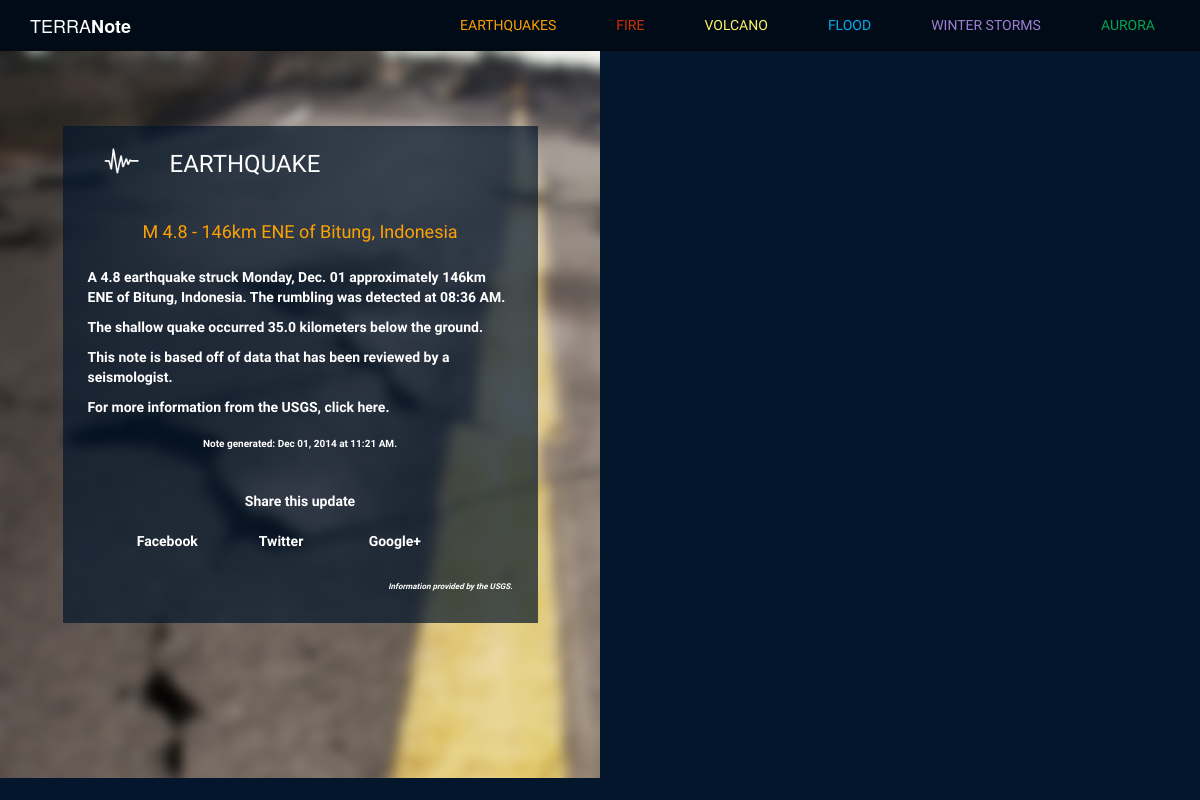
The app's page /note_example, older data.
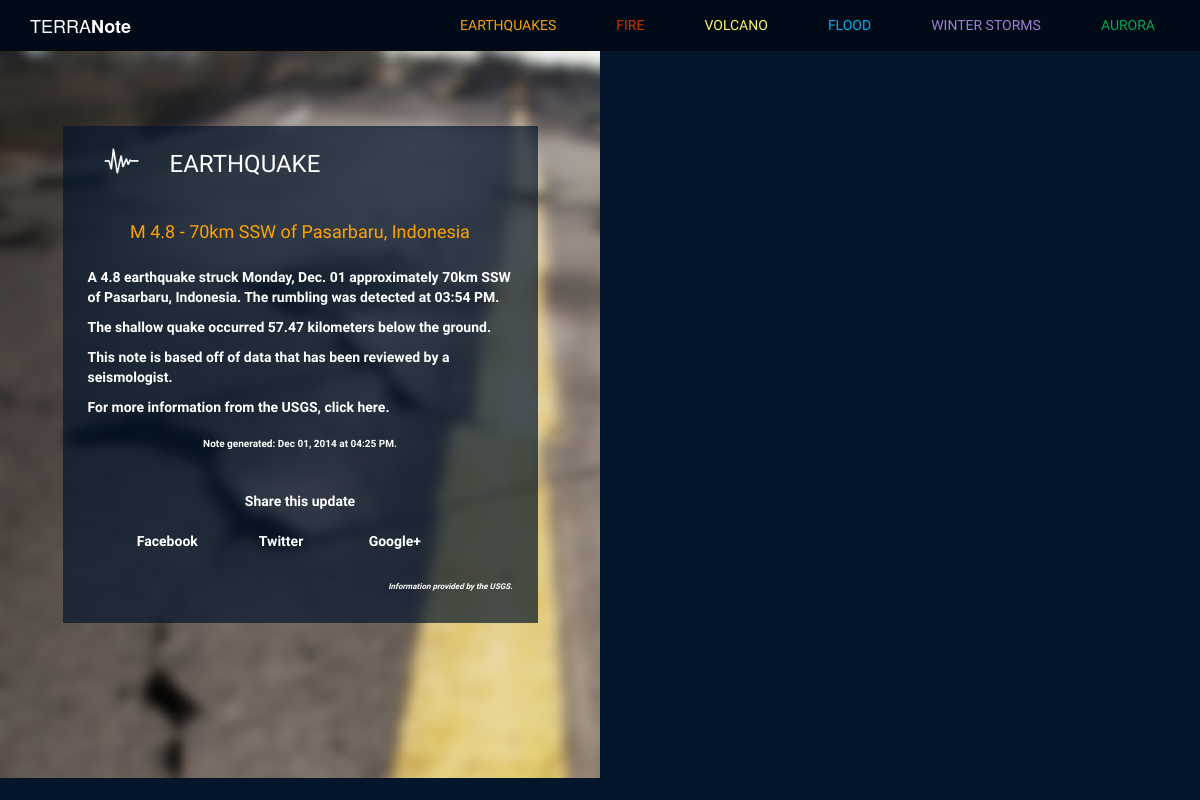
The same page, newer data.
### model.py (models this page shows)
class Quake(Base):
    __tablename__ = "quakes"
    quake_id = Column(String(50), primary_key = True)
    quake_title = Column(String, nullable = False)
    quake_type = Column(String(25), nullable = False)
    magnitude = Column(Float, nullable = False)
    place = Column(String, nullable = False)
    latitude = Column(Float, nullable = False)
    longitude = Column(Float, nullable = False)
    depth = Column(Float, nullable = False)
    quake_datetime = Column(DateTime, nullable = False)
    url = Column(String, nullable = False)
    seismictype = Column(String, nullable = False)
    status = Column(String, nullable = False)
    felt = Column(Integer, nullable = True)
    tsunami = Column(Integer, nullable = True)
    recordtime = Column(DateTime, nullable = False)

### note.py (the view)
@app.route("/note_example")
def note():
	quake = db_session.query(Quake).order_by(Quake.quake_datetime.desc()).first()
	return render_template("quake.html", quake=quake)

### templates/quake.html (shortened to what this page needs)
{% extends 'base.html' %}
{% block body %}
<div class="notepage">
	<div class="col-sm-6" id="quake-background">
		<div class="col-sm-1"></div>
			<div class="col-sm-10"  id="note-background">
				<div class="note">
					{% if quake.seismictype == 'earthquake' %}
						<div class="row">
							<div class="header">
								<img class="icon" src="/static/images/quake-icon.png"/>
								<h3 class="type">EARTHQUAKE</h3>
							</div>
						</div>
						<div class="headline quake-orange">
							<h4>{{ quake.quake_title }}</h4>
						</div>
						<div class="summary">
							<p>A {{ quake.magnitude }} earthquake struck {{ quake.quake_datetime.strftime('%A') }}, {{ quake.quake_datetime.strftime('%b. %d') }} approximately {{ quake.place }}. The rumbling was detected at {{ quake.quake_datetime.strftime('%I:%M %p') }}.
								{% if quake.depth <= 70 %}
									<p>The shallow quake occurred {{ quake.depth }} kilometers below the ground.</p>
									{% elif quake.depth > 300 %}
									<p>The deep quake occurred {{ quake.depth }} kilometers below the earth's surface.</p>
									{% else %}
									<p>The quake happened {{ quake.depth }} kilometers below the ground.</p>
								{% endif %}
							<div class="review_status">
								{% if quake.status == 'automatic' %}
								<p>This note is based off of computer-generated data and has not yet been reviewed by a seismologist.</p>
								{% else %}
								<p>This note is based off of data that has been reviewed by a seismologist.</p>
								{% endif %}
								<p>For more information from the USGS, click <a href="{{ quake.url }}">here.</a></p>
							</div>
						</div>
						{% endif %}
					<div class="post-time">
						Note generated: {{ quake.recordtime.strftime('%b %d, %Y at %I:%M %p') }}.
					</div>
					<div class="share">
						<div class="row" id="share">
						Share this update
						</div>
						<div class="row">
							<div class="col-sm-1"></div>
                            <div class="col-sm-3"><a href="">Facebook</a></div>
                            <div class="col-sm-3"><a href="">Twitter</a></div>
                            <div class="col-sm-3"><a href="">Google+</a></div>
                            <div class="col-sm-2"></div>
						</div>
					</div>
					<div class="attribution">
						<em>Information provided by the USGS.</em>
					</div>
				</div>
			</div>
		<div class="col-sm-1"></div>
	</div>
	<div class="col-sm-6">
			<div class="row">
				<div id="single-map"></div>
			</div>
	</div>
</div>
{% endblock %}

### templates/base.html (shortened to what this page needs)
<html>
    <head>
        <link href="/static/bootstrap/css/bootstrap.min.css" rel="stylesheet">
        <link href="/static/note.css" rel="stylesheet">
        <div class="navbar navbar-inverse navbar-static-top">
            <div class="container">
                <div class="navbar-header">
                    <img src=""><a class="navbar-brand" href="/">TERRA<strong>Note</strong></a>
                </div>
                <div class="navbar-collapse collapse">
                    <ul class="nav navbar-nav navbar-right">
                            <li><span class="quake-orange nav-link"><a href="/quakes">EARTHQUAKES</a></span></li>
                            <li><span class="fire-red nav-link"><a href="/fires"> FIRE </a></span></li>
                            <li><span class="volcano-yellow nav-link"><a href="/volcanoes"> VOLCANO </a></span></li>
                            <li><span class="weather-blue nav-link"><a href="/floods"> FLOOD </a></span></li>
                            <li><span class="winter-purple nav-link"><a href="/winterstorms"> WINTER STORMS </a></span></li>
                            <li><span class="aurora-green nav-link"><a href="/aurora"> AURORA </a></span></li>
                    </ul>
                </div>
            </div>
        </div>
    </head>
    <body>
        {% block body %}
        {% endblock %}
    </body>
</html>

### static/note.css (style rules this page uses)
body { background-color: #04162b; color: #FFFFFF }
a { color:inherit; text-decoration: none; }
.note { font-family: 'Raleway', sans-serif; font-weight: 700; }
.navbar { margin-bottom: 0px; }
.navbar-inverse .navbar-brand { color: #FFFFFF; }
.navbar-right { margin-top: 15px; font-family: 'Raleway', sans-serif; font-weight: 400; }
.navbar-inverse { background-color: #000b17; }
.nav-link { margin-left: 30px; margin-right: 30px; }
.header { margin-bottom: 25px; }
.note { padding-left: 10px; padding-right: 10px; padding-bottom: 20px; color: #FFFFFF; }
.type { margin-left: 25px; padding-top: 5px; }
.headline { margin-top: 20px; margin-bottom: 25px; text-align: center; font-family: 'Raleway', sans-serif; font-weight: 800; }
.post-time { text-align: center; padding-top: 10px; padding-bottom: 10px; font-size: 10px; }
.share { padding-top: 10px; padding-bottom: 10px; text-align: center; }
.attribution { text-align: right; padding-top: 20px; padding-bottom: 10px; font-size: 8px; }
#note-background { margin-top: 75px; margin-bottom: 75px; background: rgba(4, 22, 43, 0.7); }
#share { padding-top: 20px; padding-bottom: 20px; text-align: center; }
img.icon { height: 30px; padding-right: 30px; padding-left: 30px; float: left; }
#single-map { width: 100%; height: 727px; }
#quake-background { background-image: url("/static/images/quake-blur-sfw.jpg"); height: 727px; }
.quake-orange { color: #fda204; }
.aurora-green { color: #00a651; }
.volcano-yellow { color: #fff568; }
.fire-red { color: #cd3202; }
.weather-blue { color: #00aeef; }
.winter-purple { color: #a07ed3; }

Row changes from the older to the newer data that the page shows:
no longer on this page (row edited): Quake: quake_title "M 4.8 - 146km ENE of Bitung, Indonesia", magnitude "4.8", quake_datetime "Monday", quake_datetime "Dec. 01", place "146km ENE of Bitung, Indonesia", quake_datetime "08:36 AM", depth "35.0", recordtime "Dec 01, 2014 at 11:21 AM"
added Quake: quake_title "M 4.8 - 70km SSW of Pasarbaru, Indonesia", magnitude "4.8", quake_datetime "Monday", quake_datetime "Dec. 01", place "70km SSW of Pasarbaru, Indonesia", quake_datetime "03:54 PM", depth "57.47", recordtime "Dec 01, 2014 at 04:25 PM"
